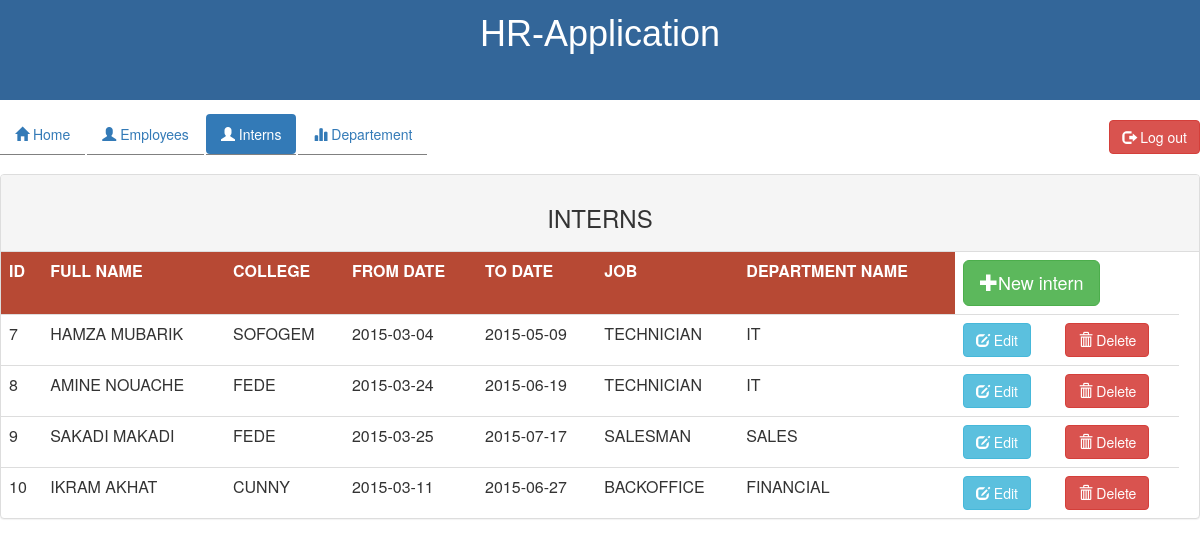
Screenshot of /interns.php (signed in) with the database file from the repository.
### tables this page shows
CREATE TABLE IF NOT EXISTS `interns` (
  `internid` int(11) NOT NULL AUTO_INCREMENT,
  `intername` varchar(50) NOT NULL,
  `college` varchar(30) NOT NULL,
  `datefrom` date NOT NULL,
  `dateto` date NOT NULL,
  `deptno` int(11) NOT NULL,
  `job` varchar(20) NOT NULL,
  PRIMARY KEY (`internid`)
);

CREATE TABLE IF NOT EXISTS `dept` (
  `deptno` int(11) NOT NULL AUTO_INCREMENT,
  `deptname` varchar(30) NOT NULL,
  PRIMARY KEY (`deptno`)
);

### interns.php (the view, shortened to what this page needs)
<?php
require_once("conn.php");
$sql="select i.internid,i.intername,i.college,i.datefrom,i.dateto,i.job,d.deptname from interns as i ,dept as d where i.deptno=d.deptno";
$stmt=$conn->prepare($sql);
$stmt->execute();
?>
<html>
<head>
  <link rel="stylesheet" type="text/css" href="css/bootstrap.min.css"/>
  <link rel="stylesheet" type="text/css" href="css/custom.css"/>
</head>
<body>
  <div id="header">
    <div class="wrapper">
      <h1>HR-Application</h1>
    </div>
  </div>
  <div id="content">
    <div class="wrapper">
      <ul class="nav nav-pills">
        <li role="presentation"><a href="dashbord.php"><span class="glyphicon glyphicon-home"></span> Home</a></li>
        <li role="presentation"><a href="employee.php"><span class="glyphicon glyphicon-user"></span> Employees</a></li>
        <li role="presentation" class="active"><a href="interns.php"><span class="glyphicon glyphicon-user"></span> Interns</a></li>
        <li role="presentation"><a href="dept.php"><span class="glyphicon glyphicon-stats"></span> Departement</a></li>
        <a href="dcon.php"><button type="button" class="btn btn-danger" id="decon"><span class="glyphicon glyphicon-log-out"></span> Log out</button></a>
      </ul>
      <div id="pano" class="panel panel-default">
        <div class="panel-heading"><h3 align="center">INTERNS</h3></div>
      <table class="table">
        <tr>
          <th>ID</th><th>FULL NAME</th> <th>COLLEGE</th> <th> FROM DATE</th>
          <th>TO DATE</th><th>JOB</th><th>DEPARTMENT NAME</th>
          <td colspan="2"><a href="addinter.php"><button type="button" class="btn btn-success btn-lg"><span class="glyphicon glyphicon-plus"></span>New intern</button></a></td>
          <td></td>
        </tr>
        <?php
        while($result=$stmt->fetch(PDO::FETCH_ASSOC)){
          ?>
          <tr>
            <td><?php echo($result['internid'])?></td>
            <td><?php echo($result['intername'])?></td>
            <td><?php echo($result['college'])?></td>
            <td><?php echo($result['datefrom'])?></td>
            <td><?php echo($result['dateto'])?></td>
            <td><?php echo($result['job'])?></td>
            <td><?php echo($result['deptname'])?></td>
            <td><a href="edintern.php?id=<?php echo($result['internid'])?>"><button type="button" class="btn btn-info"><span class="glyphicon glyphicon-edit"></span> Edit</button></a></td>
            <td><a href="delintern.php?id=<?php echo($result['internid'])?>"><button type="button" class="btn btn-danger"><span class="glyphicon glyphicon-trash"></span> Delete</button></a></td>
          </tr>
          <?php
        }
        ?>
      </table>
    </div>
    </div>
  </div>
</body>
</html>

### css/custom.css (style rules this page uses)
* { padding:0px; margin:0px; }
.wrapper { margin:0px auto; width:1200px; }
#header { width:100%; height:100px; background-color:#336699; }
div h1 { color:white; font-family:arial; padding-top:14px; margin-top:0px; text-align:center; }
#decon { float:right; margin-top:20px; }

### interns.php (style rules this page uses)
ul li { top:14px; border-bottom:1px solid gray; }
th { background-color:#B74934; color:white; }
div#pano { margin-top:20px; }

### rows the page displays
interns: internid "7", intername "HAMZA MUBARIK", college "SOFOGEM", datefrom "2015-03-04", dateto "2015-05-09", job "TECHNICIAN", dept.deptname "IT"
interns: internid "8", intername "AMINE NOUACHE", college "FEDE", datefrom "2015-03-24", dateto "2015-06-19", job "TECHNICIAN", dept.deptname "IT"
interns: internid "9", intername "SAKADI MAKADI", college "FEDE", datefrom "2015-03-25", dateto "2015-07-17", job "SALESMAN", dept.deptname "SALES"
interns: internid "10", intername "IKRAM AKHAT", college "CUNNY", datefrom "2015-03-11", dateto "2015-06-27", job "BACKOFFICE", dept.deptname "FINANCIAL"
